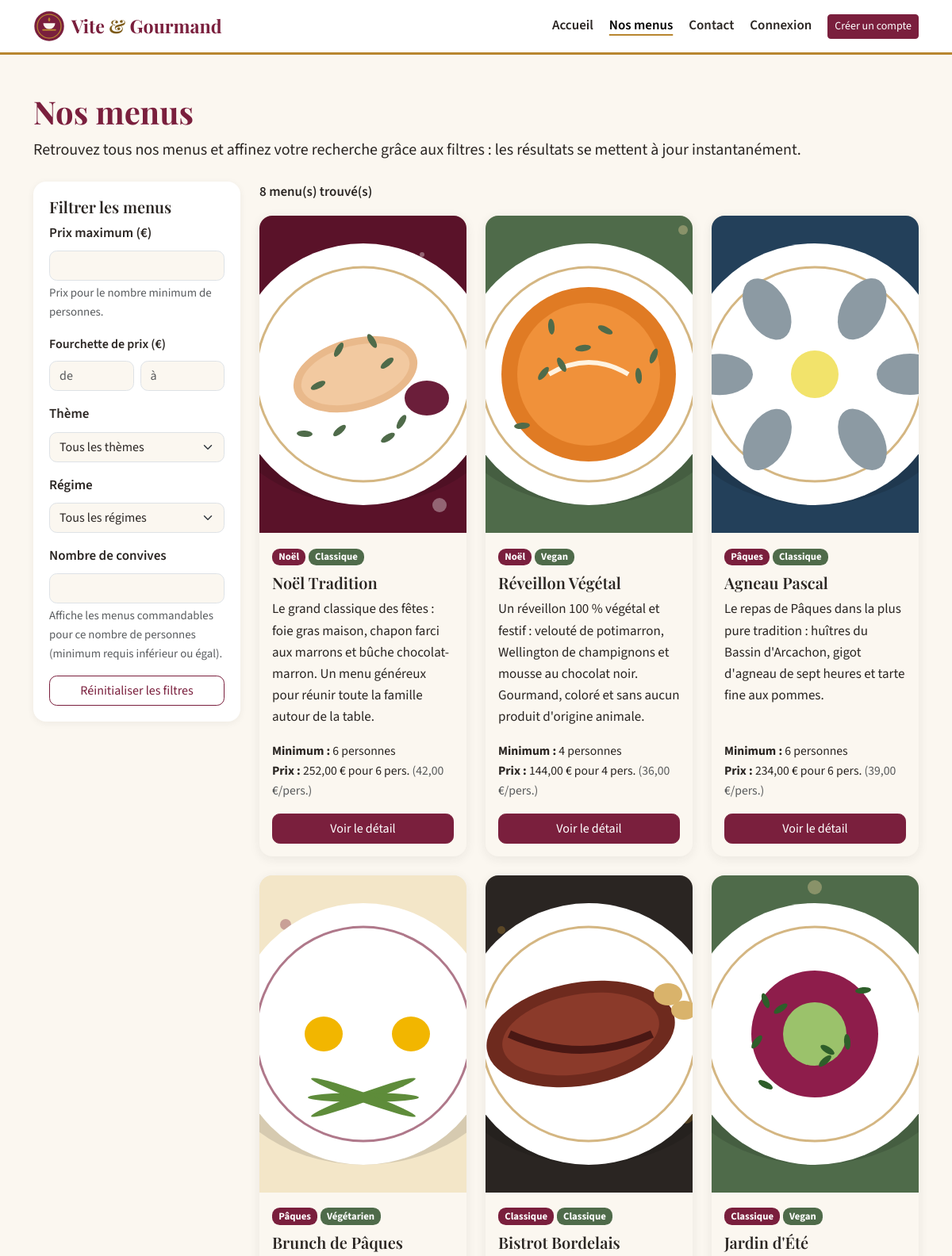
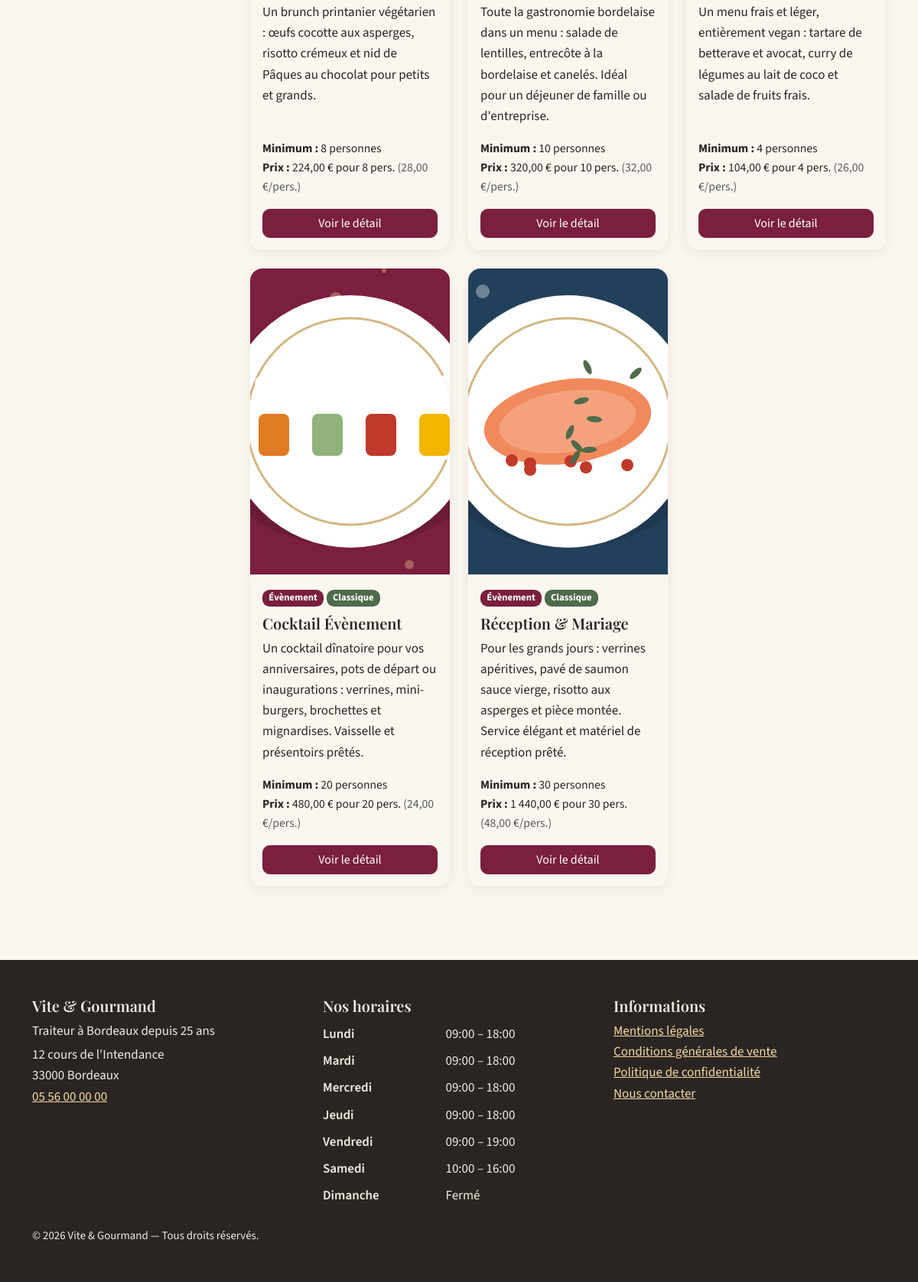
Page /menus on the committed database (2 pictures, top to bottom).
### tables this page shows
CREATE TABLE menu (
    menu_id                  INT AUTO_INCREMENT PRIMARY KEY,
    titre                    VARCHAR(120) NOT NULL,
    description              TEXT NOT NULL,
    nombre_personne_minimum  INT NOT NULL CHECK (nombre_personne_minimum >= 1),
    prix_par_personne        DECIMAL(8,2) NOT NULL CHECK (prix_par_personne >= 0),
    conditions               TEXT NOT NULL,           
    quantite_restante        INT NOT NULL DEFAULT 0 CHECK (quantite_restante >= 0),  
    theme_id                 INT NOT NULL,            
    regime_id                INT NOT NULL,            
    actif                    TINYINT(1) NOT NULL DEFAULT 1,
    CONSTRAINT fk_menu_theme  FOREIGN KEY (theme_id)  REFERENCES theme(theme_id),
    CONSTRAINT fk_menu_regime FOREIGN KEY (regime_id) REFERENCES regime(regime_id)
);

CREATE TABLE theme (
    theme_id INT AUTO_INCREMENT PRIMARY KEY,
    libelle  VARCHAR(50) NOT NULL UNIQUE
);

CREATE TABLE regime (
    regime_id INT AUTO_INCREMENT PRIMARY KEY,
    libelle   VARCHAR(50) NOT NULL UNIQUE
);

CREATE TABLE horaire (
    horaire_id       INT AUTO_INCREMENT PRIMARY KEY,
    jour             VARCHAR(20) NOT NULL UNIQUE,
    heure_ouverture  VARCHAR(10) NULL,                
    heure_fermeture  VARCHAR(10) NULL,
    ordre            TINYINT NOT NULL
);

### views/partials/menu-card.php (the view, shortened to what the rows shown need)
<article class="card menu-card h-100">
    <img src="<?= e($m['image'] ?: '/assets/img/menus/defaut.svg') ?>" class="card-img-top" alt="<?= e($m['image_alt'] ?? '') ?>" loading="lazy" width="600" height="400">
    <div class="card-body d-flex flex-column">
        <div class="mb-2">
            <span class="badge badge-theme"><?= e($m['theme']) ?></span>
            <span class="badge badge-regime"><?= e($m['regime']) ?></span>
        </div>
        <h3 class="card-title h5"><?= e($m['titre']) ?></h3>
        <p class="card-text flex-grow-1"><?= e($m['description']) ?></p>
        <ul class="list-unstyled menu-infos">
            <li><strong>Minimum :</strong> <?= (int) $m['nombre_personne_minimum'] ?> personnes</li>
            <li><strong>Prix :</strong> <?= prix($m['prix_minimum']) ?> pour <?= (int) $m['nombre_personne_minimum'] ?> pers.
                <span class="text-muted">(<?= prix($m['prix_par_personne']) ?>/pers.)</span></li>
        </ul>
        <a href="/menus/<?= (int) $m['menu_id'] ?>" class="btn btn-primary mt-auto">
            Voir le détail<span class="visually-hidden"> du menu <?= e($m['titre']) ?></span>
        </a>
    </div>
</article>

### views/pages/menus.php (shortened to what the rows shown need)
<div class="container py-5">
    <h1 class="mb-2">Nos menus</h1>
    <p class="lead mb-4">Retrouvez tous nos menus et affinez votre recherche grâce aux filtres : les résultats se mettent à jour instantanément.</p>
    <div class="row g-4">
        <aside class="col-lg-3" aria-labelledby="titre-filtres">
            <form class="filtres" id="form-filtres" action="/menus" method="get" novalidate>
                <h2 id="titre-filtres" class="h5">Filtrer les menus</h2>
                <div class="mb-3">
                    <label for="prix_max" class="form-label">Prix maximum (€)</label>
                    <input type="number" min="0" step="10" class="form-control" id="prix_max" name="prix_max" value="<?= e($f['prix_max']) ?>" aria-describedby="aide-prix">
                    <div id="aide-prix" class="form-text">Prix pour le nombre minimum de personnes.</div>
                </div>
                <fieldset class="mb-3">
                    <legend class="form-label fs-6">Fourchette de prix (€)</legend>
                    <div class="d-flex gap-2">
                        <div><label for="prix_min_fourchette" class="visually-hidden">Prix minimum</label>
                            <input type="number" min="0" step="10" class="form-control" id="prix_min_fourchette" name="prix_min_fourchette" placeholder="de" value="<?= e($f['prix_min_fourchette']) ?>"></div>
                        <div><label for="prix_max_fourchette" class="visually-hidden">Prix maximum de la fourchette</label>
                            <input type="number" min="0" step="10" class="form-control" id="prix_max_fourchette" name="prix_max_fourchette" placeholder="à" value="<?= e($f['prix_max_fourchette']) ?>"></div>
                    </div>
                </fieldset>
                <div class="mb-3">
                    <label for="theme" class="form-label">Thème</label>
                    <select class="form-select" id="theme" name="theme">
                        <option value="">Tous les thèmes</option>
                    </select>
                </div>
                <div class="mb-3">
                    <label for="regime" class="form-label">Régime</label>
                    <select class="form-select" id="regime" name="regime">
                        <option value="">Tous les régimes</option>
                    </select>
                </div>
                <div class="mb-3">
                    <label for="personnes" class="form-label">Nombre de convives</label>
                    <input type="number" min="1" class="form-control" id="personnes" name="personnes" value="<?= e($f['personnes']) ?>" aria-describedby="aide-personnes">
                    <div id="aide-personnes" class="form-text">Affiche les menus commandables pour ce nombre de personnes (minimum requis inférieur ou égal).</div>
                </div>
                <div class="d-grid gap-2">
                    <button type="reset" class="btn btn-outline-primary" id="reset-filtres">Réinitialiser les filtres</button>
                </div>
            </form>
        </aside>
        <section class="col-lg-9" aria-labelledby="titre-resultats">
            <p id="compteur" class="fw-semibold" role="status" aria-live="polite"><?= count($menus) ?> menu(s) trouvé(s)</p>
            <div class="row g-4" id="liste-menus">
                <?php foreach ($menus as $m): ?>
                    <div class="col-md-6 col-xl-4"><?php require ROOT_PATH . '/views/partials/menu-card.php'; ?></div>
                <?php endforeach; ?>
            </div>
        </section>
    </div>
</div>

### src/Core/Router.php (shortened to what the rows shown need)
<?php
final class Router
{
    private array $routes = [];
    private function add(string $method, string $path, array $handler, array $roles): void
    {
        $pattern = preg_replace('#\{(\w+)\}#', '(?P<$1>[A-Za-z0-9\-]+)', $path);
        $this->routes[] = [$method, '#^' . $pattern . '$#', $handler, $roles];
    }
    public function dispatch(string $method, string $uri): void
    {
        $path = rawurldecode(parse_url($uri, PHP_URL_PATH) ?: '/');
        $path = $path !== '/' ? rtrim($path, '/') : '/';
        foreach ($this->routes as [$m, $regex, $handler, $roles]) {
            if ($m !== $method || !preg_match($regex, $path, $matches)) {
                continue;
            }
            $params = array_filter($matches, 'is_string', ARRAY_FILTER_USE_KEY);
            [$class, $action] = $handler;
            (new $class())->$action(...array_values($params));
            return;
        }
    }
}

### views/layout/main.php (shortened to what the rows shown need)
<?php
$horaires = (new Catalogue())->horaires();
$user = Auth::user();
?>
<!DOCTYPE html>
<html lang="fr">
<head>
    <link href="/assets/vendor/bootstrap.min.css" rel="stylesheet">
    <link href="/assets/css/fonts.css" rel="stylesheet">
    <link href="/assets/css/style.css" rel="stylesheet">
</head>
<body>
<header class="site-header">
    <nav class="navbar navbar-expand-lg" aria-label="Menu principal">
        <div class="container">
            <a class="navbar-brand" href="/">
                <img src="/assets/img/logo.svg" alt="" width="40" height="40">
                <span>Vite <span class="amp">&amp;</span> Gourmand</span>
            </a>
            <div class="collapse navbar-collapse" id="nav-principale">
                <ul class="navbar-nav ms-auto align-items-lg-center gap-lg-1">
                    <li class="nav-item"><a class="nav-link<?= is_current('/') ?>" href="/">Accueil</a></li>
                    <li class="nav-item"><a class="nav-link<?= is_current('/menus') ?>" href="/menus">Nos menus</a></li>
                    <li class="nav-item"><a class="nav-link<?= is_current('/contact') ?>" href="/contact">Contact</a></li>
                    <?php if ($user): ?>
                        <li class="nav-item"><a class="nav-link<?= is_current('/compte') ?>" href="/compte">Mon espace</a></li>
                        <?php if (Auth::is(Auth::EMPLOYE, Auth::ADMIN)): ?>
                            <li class="nav-item"><a class="nav-link<?= is_current('/employe') ?>" href="/employe">Espace employé</a></li>
                        <?php endif; ?>
                        <?php if (Auth::is(Auth::ADMIN)): ?>
                            <li class="nav-item"><a class="nav-link<?= is_current('/admin') ?>" href="/admin">Administration</a></li>
                        <?php endif; ?>
                        <li class="nav-item">
                            <form method="post" action="/deconnexion" class="d-inline">
                                <?= csrf_field() ?>
                                <button type="submit" class="btn btn-outline-primary btn-sm ms-lg-2">Déconnexion</button>
                            </form>
                        </li>
                    <?php else: ?>
                        <li class="nav-item"><a class="nav-link<?= is_current('/connexion') ?>" href="/connexion">Connexion</a></li>
                        <li class="nav-item"><a class="btn btn-primary btn-sm ms-lg-2" href="/inscription">Créer un compte</a></li>
                    <?php endif; ?>
                </ul>
            </div>
        </div>
    </nav>
</header>
<main id="contenu" tabindex="-1">
    <?= $content ?>
</main>
<footer class="site-footer mt-5">
    <div class="container py-5">
        <div class="row g-4">
            <div class="col-md-4">
                <h2 class="h5">Vite &amp; Gourmand</h2>
                <p class="mb-1">Traiteur à Bordeaux depuis 25 ans</p>
                <address class="mb-0">12 cours de l'Intendance<br>33000 Bordeaux<br>
                    <a href="tel:+33556000000">05 56 00 00 00</a></address>
            </div>
            <div class="col-md-4">
                <h2 class="h5">Nos horaires</h2>
                <table class="table table-sm table-borderless horaires mb-0">
                    <tbody>
                    <?php foreach ($horaires as $h): ?>
                        <tr>
                            <th scope="row"><?= e($h['jour']) ?></th>
                            <td><?= $h['heure_ouverture'] ? e($h['heure_ouverture'] . ' – ' . $h['heure_fermeture']) : 'Fermé' ?></td>
                        </tr>
                    <?php endforeach; ?>
                    </tbody>
                </table>
            </div>
            <div class="col-md-4">
                <h2 class="h5">Informations</h2>
                <ul class="list-unstyled">
                    <li><a href="/mentions-legales">Mentions légales</a></li>
                    <li><a href="/cgv">Conditions générales de vente</a></li>
                    <li><a href="/confidentialite">Politique de confidentialité</a></li>
                    <li><a href="/contact">Nous contacter</a></li>
                </ul>
            </div>
        </div>
        <p class="small mt-4 mb-0">&copy; <?= date('Y') ?> Vite &amp; Gourmand — Tous droits réservés.</p>
    </div>
</footer>
</body>
</html>

### rows in the picture
menu: shows a picture, theme.libelle "Noël", regime.libelle "Classique", titre "Noël Tradition", description "Le grand classique des fêtes : foie gras maison, chapon farci aux marrons et bûche chocolat-marron. Un menu généreux pour réunir toute la famille autour de la table.", nombre_personne_minimum "6", prix_minimum "252,00 €", prix_par_personne "42,00 €"
menu: shows a picture, theme.libelle "Noël", regime.libelle "Vegan", titre "Réveillon Végétal", description "Un réveillon 100 % végétal et festif : velouté de potimarron, Wellington de champignons et mousse au chocolat noir. Gourmand, coloré et sans aucun produit d'origine animale.", nombre_personne_minimum "4", prix_minimum "144,00 €", prix_par_personne "36,00 €"
menu: shows a picture, theme.libelle "Pâques", regime.libelle "Classique", titre "Agneau Pascal", description "Le repas de Pâques dans la plus pure tradition : huîtres du Bassin d'Arcachon, gigot d'agneau de sept heures et tarte fine aux pommes.", nombre_personne_minimum "6", prix_minimum "234,00 €", prix_par_personne "39,00 €"
menu: shows a picture, theme.libelle "Pâques", regime.libelle "Végétarien", titre "Brunch de Pâques", description "Un brunch printanier végétarien : œufs cocotte aux asperges, risotto crémeux et nid de Pâques au chocolat pour petits et grands.", nombre_personne_minimum "8", prix_minimum "224,00 €", prix_par_personne "28,00 €"
menu: shows a picture, theme.libelle "Classique", regime.libelle "Classique", titre "Bistrot Bordelais", description "Toute la gastronomie bordelaise dans un menu : salade de lentilles, entrecôte à la bordelaise et canelés. Idéal pour un déjeuner de famille ou d'entreprise.", nombre_personne_minimum "10", prix_minimum "320,00 €", prix_par_personne "32,00 €"
menu: shows a picture, theme.libelle "Classique", regime.libelle "Vegan", titre "Jardin d'Été", description "Un menu frais et léger, entièrement vegan : tartare de betterave et avocat, curry de légumes au lait de coco et salade de fruits frais.", nombre_personne_minimum "4", prix_minimum "104,00 €", prix_par_personne "26,00 €"
menu: shows a picture, theme.libelle "Évènement", regime.libelle "Classique", titre "Cocktail Évènement", description "Un cocktail dînatoire pour vos anniversaires, pots de départ ou inaugurations : verrines, mini-burgers, brochettes et mignardises. Vaisselle et présentoirs prêtés.", nombre_personne_minimum "20", prix_minimum "480,00 €", prix_par_personne "24,00 €"
menu: shows a picture, theme.libelle "Évènement", regime.libelle "Classique", titre "Réception & Mariage", description "Pour les grands jours : verrines apéritives, pavé de saumon sauce vierge, risotto aux asperges et pièce montée. Service élégant et matériel de réception prêté.", nombre_personne_minimum "30", prix_minimum "1 440,00 €", prix_par_personne "48,00 €"
horaire: jour "Lundi", heure_ouverture+heure_fermeture "09:00 – 18:00"
horaire: jour "Mardi", heure_ouverture+heure_fermeture "09:00 – 18:00"
horaire: jour "Mercredi", heure_ouverture+heure_fermeture "09:00 – 18:00"
horaire: jour "Jeudi", heure_ouverture+heure_fermeture "09:00 – 18:00"
horaire: jour "Vendredi", heure_ouverture+heure_fermeture "09:00 – 19:00"
horaire: jour "Samedi", heure_ouverture+heure_fermeture "10:00 – 16:00"
horaire: jour "Dimanche", shows "Fermé"
